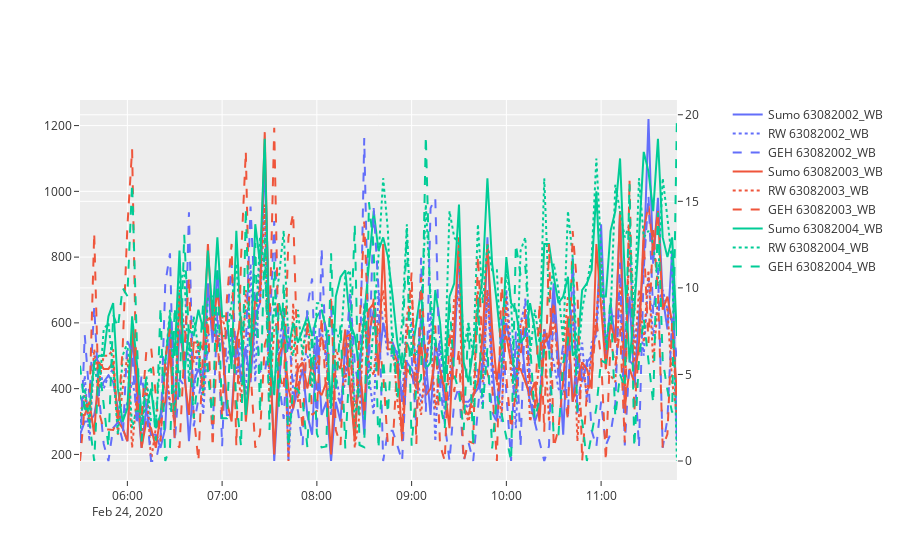

Write notebook code for a chart like this one.
### Markdown cell above
##### WB

### Code cell
# plot the volume and GEH one 2 y-axis with plotly
import plotly.express as px
from plotly.subplots import make_subplots
import plotly.graph_objects as go

fig = make_subplots(specs=[[{"secondary_y": True}]])

plot_cols = keep_cols[keep_cols.str.contains("WB")]

# create colors the length of the number of columns
colors = px.colors.qualitative.Plotly * (
    len(plot_cols) // len(px.colors.qualitative.Plotly) + 1
)

for i, col in enumerate(plot_cols):
    fig.add_trace(
        go.Scatter(
            x=five_min_sumo.index,
            y=five_min_sumo[col],
            name=f"Sumo {col}",
            line_color=colors[i],
        )
    )
    fig.add_trace(
        go.Scatter(
            x=five_min_rw.index,
            y=five_min_rw[col],
            name=f"RW {col}",
            line_color=colors[i],
            line_dash="dot",
        )
    )
    fig.add_trace(
        go.Scatter(
            x=five_min_rw.index,
            y=geh(five_min_sumo[col], five_min_rw[col]),
            name=f"GEH {col}",
            line_color=colors[i],
            line_dash="dash",
        ),
        secondary_y=True,
    )

fig.show()
